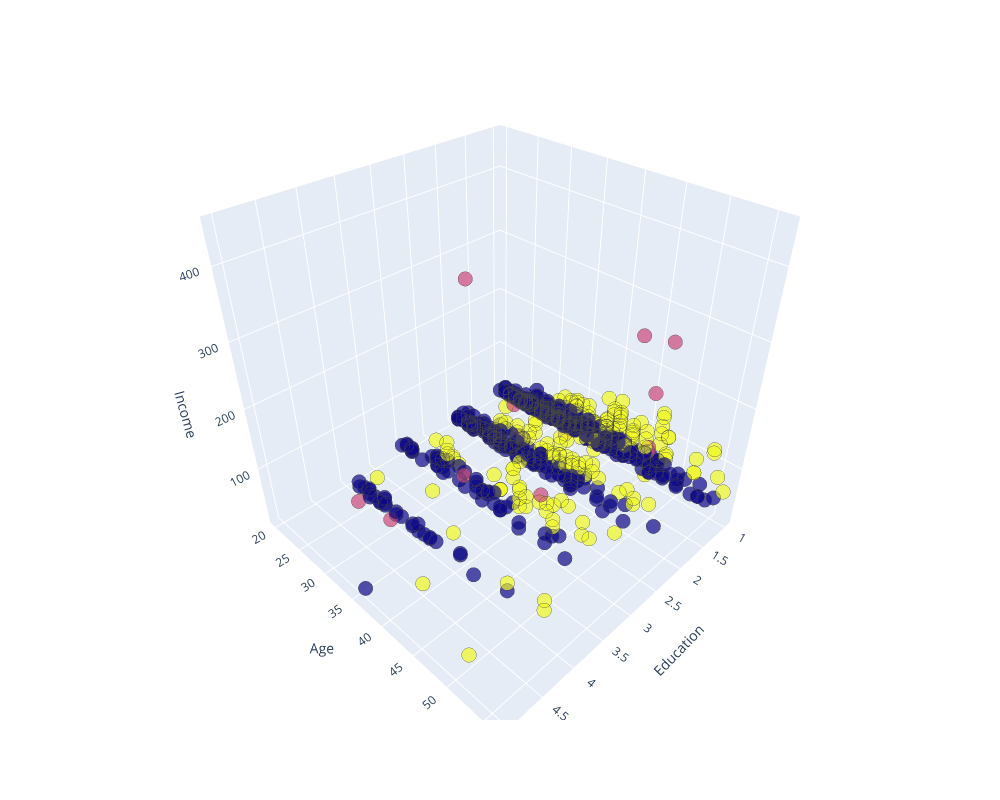

Notebook code cell kept with this figure:
### Markdown cell above
We can also see this distribution in 3 dimensions for better understanding. Here, the education parameter will represent the third axis instead of the marker size.

### Code cell
# Create interactive 3D scatter plot
fig = px.scatter_3d(X, x=1, y=0, z=3, opacity=0.7, color=labels.astype(float))

fig.update_traces(marker=dict(size=5, line=dict(width=.25)), showlegend=False)
fig.update_layout(coloraxis_showscale=False, width=1000, height=800, scene=dict(
        xaxis=dict(title='Education'),
        yaxis=dict(title='Age'),
        zaxis=dict(title='Income')
    ))  # Remove color bar, resize plot

fig.show()

### Figure 1 — Plotly figure (JSON) as saved in the notebook; plotly's stock layout.template omitted (floating-point values rounded to 4 significant figures; data arrays with more than 128 entries replaced by an {"elided": "..."} marker saying what was removed)
{"data": [{"hovertemplate": "1=%{x}<br>0=%{y}<br>3=%{z}<br>color=%{marker.color}<extra></extra>", "legendgroup": "", "marker": {"color": {"elided": "700 float values"}, "coloraxis": "coloraxis", "line": {"width": 0.25}, "opacity": 0.7, "size": 5, "symbol": "circle"}, "mode": "markers", "name": "", "scene": "scene", "showlegend": false, "type": "scatter3d", "x": {"elided": "700 float values"}, "y": {"elided": "700 float values"}, "z": {"elided": "700 float values"}}], "layout": {"coloraxis": {"colorbar": {"title": {"text": "color"}}, "colorscale": [[0, "#0d0887"], [0.1111, "#46039f"], [0.2222, "#7201a8"], [0.3333, "#9c179e"], [0.4444, "#bd3786"], [0.5556, "#d8576b"], [0.6667, "#ed7953"], [0.7778, "#fb9f3a"], [0.8889, "#fdca26"], [1, "#f0f921"]], "showscale": false}, "height": 800, "legend": {"tracegroupgap": 0}, "margin": {"t": 60}, "scene": {"domain": {"x": [0, 1], "y": [0, 1]}, "xaxis": {"title": {"text": "Education"}}, "yaxis": {"title": {"text": "Age"}}, "zaxis": {"title": {"text": "Income"}}}, "width": 1000}}
